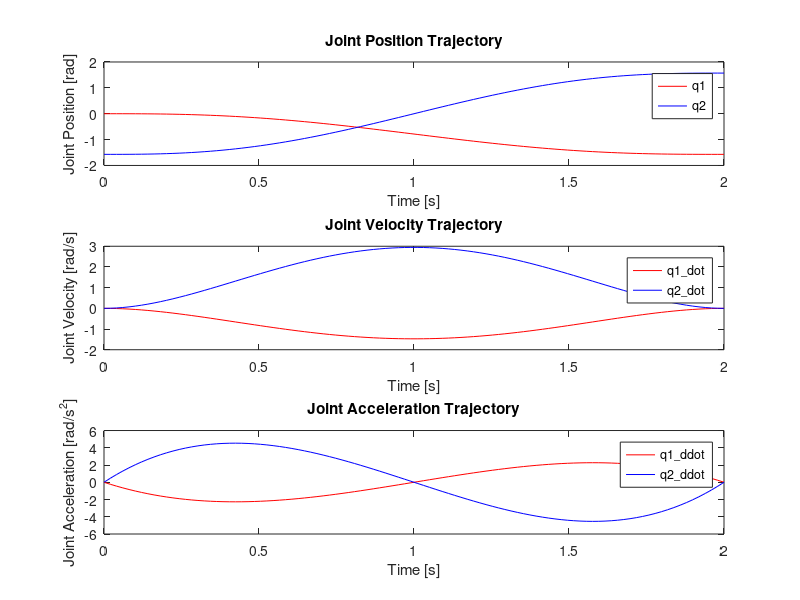

MATLAB code to generate this figure: (Note: this script raises an error after producing the figure.)
clear all
clc

% Initial and goal configurations
qs = [0, -pi/2];
qg = [-pi/2, pi/2];

% Bounds on joint velocities and accelerations
V1 = 1; % [rad/s]
V2 = 2; % [rad/s]
A1 = 1.5; % [rad/s^2]
A2 = 2; % [rad/s^2]

% Time duration
Tf = 2; % Total time duration

% Time vector
t = linspace(0, Tf, 100);

% Quintic polynomial coefficients
% Quintic polynomial: q(t) = a0 + a1*t + a2*t^2 + a3*t^3 + a4*t^4 + a5*t^5

% Coefficients for joint 1
a0_1 = qs(1);
a1_1 = 0; % Initial velocity
a2_1 = 0; % Initial acceleration
a3_1 = (20*qg(1) - 20*qs(1)) / (2*Tf^3);
a4_1 = (-30*qg(1) + 30*qs(1)) / (2*Tf^4);
a5_1 = (12*qg(1) - 12*qs(1)) / (2*Tf^5);

% Coefficients for joint 2
a0_2 = qs(2);
a1_2 = 0; % Initial velocity
a2_2 = 0; % Initial acceleration
a3_2 = (20*qg(2) - 20*qs(2)) / (2*Tf^3);
a4_2 = (-30*qg(2) + 30*qs(2)) / (2*Tf^4);
a5_2 = (12*qg(2) - 12*qs(2)) / (2*Tf^5);

% Position, velocity, and acceleration profiles
q1 = a0_1 + a1_1*t + a2_1*t.^2 + a3_1*t.^3 + a4_1*t.^4 + a5_1*t.^5;
q1_dot = a1_1 + 2*a2_1*t + 3*a3_1*t.^2 + 4*a4_1*t.^3 + 5*a5_1*t.^4;
q1_ddot = 2*a2_1 + 6*a3_1*t + 12*a4_1*t.^2 + 20*a5_1*t.^3;

q2 = a0_2 + a1_2*t + a2_2*t.^2 + a3_2*t.^3 + a4_2*t.^4 + a5_2*t.^5;
q2_dot = a1_2 + 2*a2_2*t + 3*a3_2*t.^2 + 4*a4_2*t.^3 + 5*a5_2*t.^4;
q2_ddot = 2*a2_2 + 6*a3_2*t + 12*a4_2*t.^2 + 20*a5_2*t.^3;

% Plotting
figure;
subplot(3, 1, 1);
plot(t, q1, 'r', t, q2, 'b');
xlabel('Time [s]');
ylabel('Joint Position [rad]');
title('Joint Position Trajectory');
legend('q1', 'q2');

subplot(3, 1, 2);
plot(t, q1_dot, 'r', t, q2_dot, 'b');
xlabel('Time [s]');
ylabel('Joint Velocity [rad/s]');
title('Joint Velocity Trajectory');
legend('q1\_dot', 'q2\_dot');

subplot(3, 1, 3);
plot(t, q1_ddot, 'r', t, q2_ddot, 'b');
xlabel('Time [s]');
ylabel('Joint Acceleration [rad/s^2]');
title('Joint Acceleration Trajectory');
legend('q1\_ddot', 'q2\_ddot');

sgtitle('2R Planar Robot Trajectories with Quintic Polynomials');
